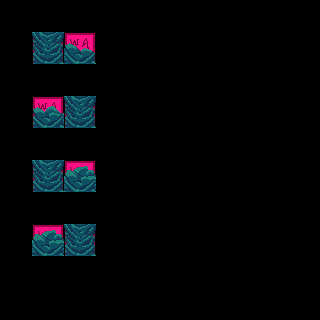

The image is a tile-based game level rendered from a .tmx file. Its description and complete source (layers, tilesets, objects, tile grids) follow:
An orthogonal 10x10 tile map with 32x32 px tiles, 3 tile layers (regions, input_walls, output_walls), 2 tilesets.

<map version="1.9" tiledversion="1.9.0" orientation="orthogonal" renderorder="right-down" width="10" height="10" tilewidth="32" tileheight="32" infinite="0" nextlayerid="5" nextobjectid="1">
 <tileset firstgid="1" source="../../Tilesets/forest-terrain.tsx" />
 <tileset firstgid="65" source="../../Tilesets/wall-collisions.tsx" />
 <layer id="1" name="regions" width="10" height="10">
  <data encoding="csv">
0,0,0,0,0,0,0,0,0,0,
0,8,8,0,0,0,0,0,0,0,
0,0,0,0,0,0,0,0,0,0,
0,8,8,0,0,0,0,0,0,0,
0,0,0,0,0,0,0,0,0,0,
0,8,8,0,0,0,0,0,0,0,
0,0,0,0,0,0,0,0,0,0,
0,8,8,0,0,0,0,0,0,0,
0,0,0,0,0,0,0,0,0,0,
0,0,0,0,0,0,0,0,0,0
</data>
 </layer>
 <layer id="2" name="input_walls" width="10" height="10">
  <properties>
   <property name="StrictEmpty" type="bool" value="true" />
  </properties>
  <data encoding="csv">
0,0,0,0,0,0,0,0,0,0,
0,47,37,0,0,0,0,0,0,0,
0,0,0,0,0,0,0,0,0,0,
0,35,47,0,0,0,0,0,0,0,
0,0,0,0,0,0,0,0,0,0,
0,47,36,0,0,0,0,0,0,0,
0,0,0,0,0,0,0,0,0,0,
0,36,47,0,0,0,0,0,0,0,
0,0,0,0,0,0,0,0,0,0,
0,0,0,0,0,0,0,0,0,0
</data>
 </layer>
 <layer id="3" name="output_walls" width="10" height="10">
  <data encoding="csv">
0,0,0,0,0,0,0,0,0,0,
0,47,39,0,0,0,0,0,0,0,
0,0,0,0,0,0,0,0,0,0,
0,39,47,0,0,0,0,0,0,0,
0,0,0,0,0,0,0,0,0,0,
0,47,39,0,0,0,0,0,0,0,
0,0,0,0,0,0,0,0,0,0,
0,39,47,0,0,0,0,0,0,0,
0,0,0,0,0,0,0,0,0,0,
0,0,0,0,0,0,0,0,0,0
</data>
 </layer>
</map>
